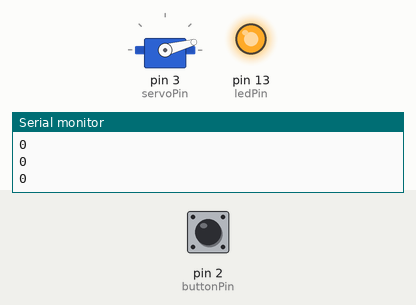
Simulated run of this sketch. Board: Arduino Uno, built with avr-gcc and run on an emulated ATmega328P. Parts: servo, output pins drawn as LEDs (lit = HIGH), the last lines printed to the serial monitor. Inputs (shaded band) come from the test bench; at power-on: pin 2 (buttonPin) LOW.

Above: at 1.2 s.
1.3 s: pin 2 (buttonPin) pulled HIGH for 0.15 s
At 2.2 s:
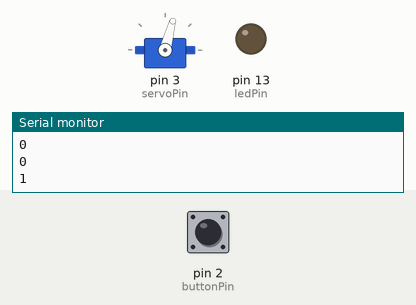
At 3.4 s:
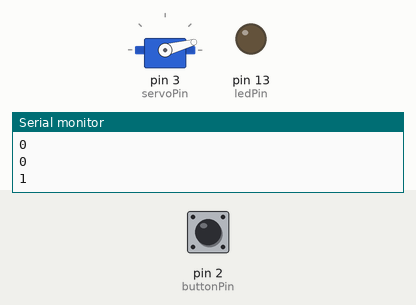
Timing chart, 0 to 9.3 s (numbered marks = the images above; inputs shaded):
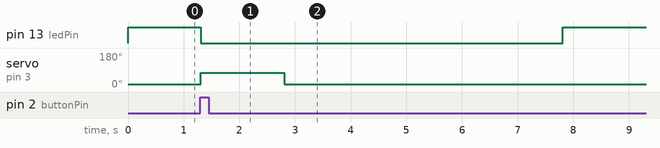

The sketch:

plant_water_sketch.ino
```cpp
#include <Servo.h>

// constants won't change. They're used here to
// set pin numbers:
const int buttonPin = 2;     // the number of the pushbutton pin

const int ledPin =  13;      // the number of the LED pin

const int servoPin = 3;

Servo Servo1;
// variables will change:
int buttonState = 0;         // variable for reading the pushbutton status

void setup() {
  Serial.begin(9600);
  // initialize the LED pin as an output:
  pinMode(ledPin, OUTPUT);

  // initialize the pushbutton pin as an input:
  pinMode(buttonPin, INPUT);

  Servo1.attach(servoPin);
  Servo1.write(15);

  Serial.begin(9600);
}

void loop() {
  // read the state of the pushbutton value:
  buttonState = digitalRead(buttonPin);
  // Show the state of pushbutton on serial monitor
  Serial.println(buttonState);
  // check if the pushbutton is pressed.
  // if it is, the buttonState is HIGH:
  if (buttonState == HIGH) {
    // turn LED on:
    digitalWrite(ledPin, LOW);

    Servo1.write(75);
    delay(1500);
    Servo1.write(15);
    delay(5000);
  } else {
    // turn LED off:

    digitalWrite(ledPin, HIGH);
  }
  // Added the delay so that we can see the output of button
  // delay(100);
}
```

Measured:
- after the input at 1.3 s, pin 13 (ledPin): HIGH → LOW at once, → HIGH 6.5 s later; servo on pin 3 (servoPin): 15° → 75° at once, → 15° 1.5 s later
